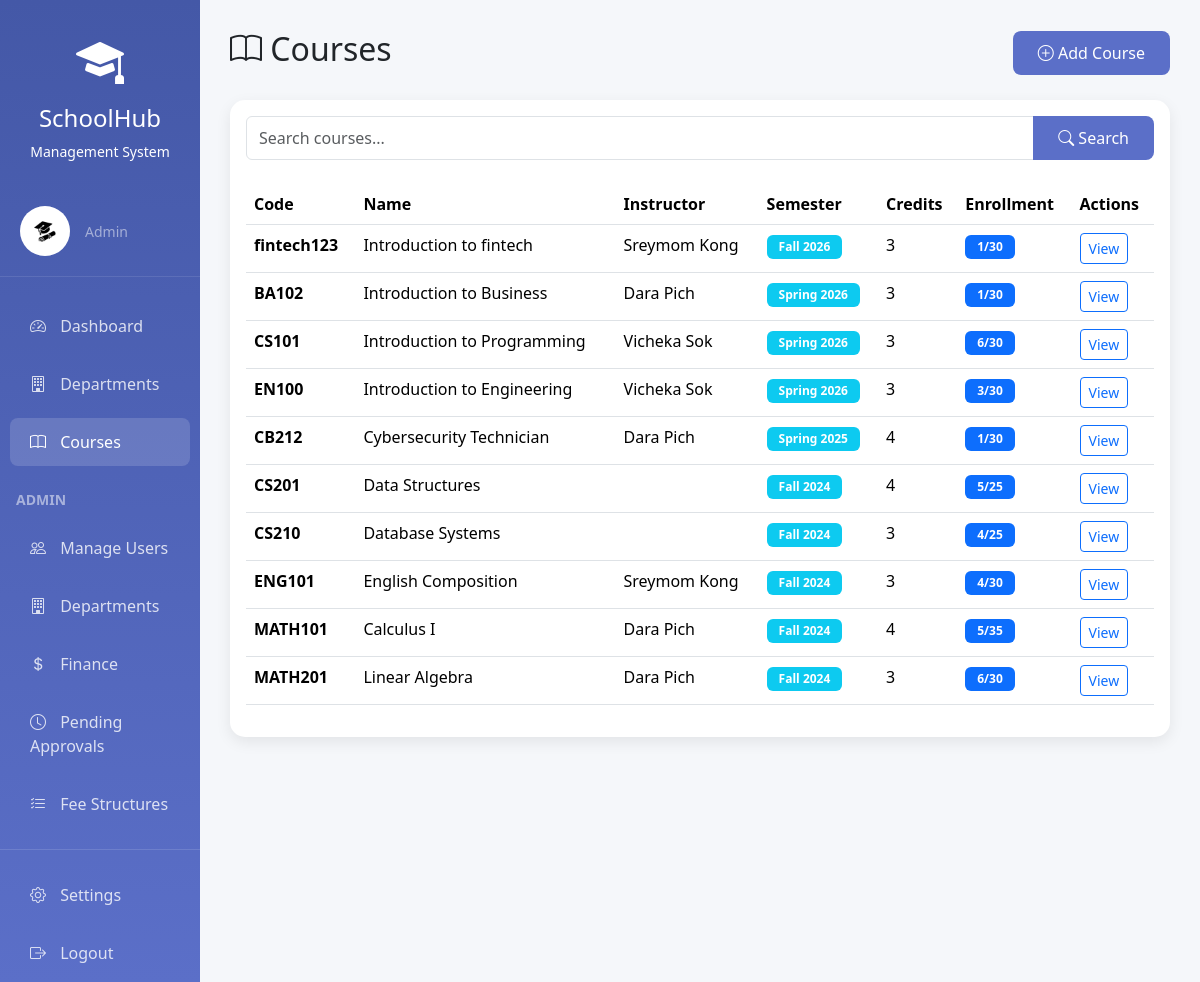
Page /academics/courses/ (signed in) on the committed database.
### accounts/models.py (models this page shows, shortened)
class User(AbstractUser):
    USER_TYPE_CHOICES = (
        ('admin', 'Admin'),
        ('teacher', 'Teacher'),
        ('student', 'Student'),
    )
    user_type = models.CharField(max_length=10, choices=USER_TYPE_CHOICES, default='student')
    phone_number = models.CharField(max_length=15, blank=True, null=True)
    address = models.TextField(blank=True, null=True)
    date_of_birth = models.DateField(blank=True, null=True)
    profile_picture = models.ImageField(upload_to='profiles/', blank=True, null=True)
    is_approved = models.BooleanField(default=False, help_text='Admin must approve new accounts')
    student_id = models.CharField(max_length=20, blank=True, null=True, unique=True)
    enrollment_date = models.DateField(blank=True, null=True)
    department = models.ForeignKey('academics.Department', on_delete=models.SET_NULL,
                                   null=True, blank=True, related_name='students')
    major = models.ForeignKey('academics.Major', on_delete=models.SET_NULL,
                              null=True, blank=True, related_name='students')
    teacher_id = models.CharField(max_length=20, blank=True, null=True, unique=True)
    hire_date = models.DateField(blank=True, null=True)
    teacher_department = models.ForeignKey('academics.Department', on_delete=models.SET_NULL,
                                          null=True, blank=True, related_name='teachers')
    teaching_majors = models.ManyToManyField('academics.Major', blank=True,
                                             related_name='teachers')
    class Meta:
        ordering = ['username']
    @property
    def is_admin(self):
        return self.user_type == 'admin'
    @property
    def is_student(self):
        return self.user_type == 'student'

### academics/models.py (models this page shows, shortened)
class Course(models.Model):
    SEMESTER_CHOICES = (
        ('fall', 'Fall'),
        ('spring', 'Spring'),
        ('summer', 'Summer'),
    )
    code = models.CharField(max_length=20, unique=True)
    name = models.CharField(max_length=200)
    description = models.TextField()
    credits = models.IntegerField(validators=[MinValueValidator(1), MaxValueValidator(6)])
    department = models.ForeignKey(Department, on_delete=models.CASCADE, related_name='courses')
    majors = models.ManyToManyField(Major, related_name='courses', blank=True,
                                    help_text="Which majors can take this course?")
    instructor = models.ForeignKey(User, on_delete=models.SET_NULL, null=True,
                                   limit_choices_to={'user_type': 'teacher'},
                                   related_name='courses_teaching')
    semester = models.CharField(max_length=10, choices=SEMESTER_CHOICES)
    year = models.IntegerField()
    capacity = models.IntegerField(default=30)
    is_active = models.BooleanField(default=True)
    created_at = models.DateTimeField(auto_now_add=True)
    updated_at = models.DateTimeField(auto_now=True)
    class Meta:
        ordering = ['-year', 'semester', 'code']
        unique_together = ['code', 'semester', 'year']
    @property
    def enrolled_count(self):
        return self.enrollments.filter(status='enrolled').count()

### academics/views.py (the view)
# urls.py: path('courses/', views.course_list, name='course_list'),
@login_required
def course_list(request):
    courses = Course.objects.all().select_related('department', 'instructor')
    search = request.GET.get('search', '')
    if search:
        courses = courses.filter(Q(code__icontains=search) | Q(name__icontains=search))
    return render(request, 'academics/course_list.html', {'courses': courses, 'search': search})

### academics/templates/academics/course_list.html (shortened to what this page needs)
{% extends 'base.html' %}
{% block content %}
<div class="d-flex justify-content-between align-items-center mb-4">
    <h2><i class="bi bi-book"></i> Courses</h2>
    {% if user.is_admin or user.is_teacher %}
    <a href="{% url 'academics:course_create' %}" class="btn btn-primary">
        <i class="bi bi-plus-circle"></i> Add Course
    </a>
    {% endif %}
</div>
<div class="card">
    <div class="card-body">
        <form method="get" class="mb-4">
            <div class="input-group">
                <input type="text" name="q" class="form-control" placeholder="Search courses..." value="{{ query }}">
                <button class="btn btn-primary" type="submit">
                    <i class="bi bi-search"></i> Search
                </button>
            </div>
        </form>
        <div class="table-responsive">
            <table class="table table-hover">
                <thead>
                    <tr>
                        <th>Code</th>
                        <th>Name</th>
                        <th>Instructor</th>
                        <th>Semester</th>
                        <th>Credits</th>
                        <th>Enrollment</th>
                        <th>Actions</th>
                    </tr>
                </thead>
                <tbody>
                    {% for course in courses %}
                    <tr>
                        <td><strong>{{ course.code }}</strong></td>
                        <td>{{ course.name }}</td>
                        <td>{{ course.instructor.get_full_name }}</td>
                        <td><span class="badge bg-info">{{ course.get_semester_display }} {{ course.year }}</span></td>
                        <td>{{ course.credits }}</td>
                        <td><span class="badge bg-primary">{{ course.enrolled_count }}/{{ course.capacity }}</span></td>
                        <td>
                            <a href="{% url 'academics:course_detail' course.id %}" class="btn btn-sm btn-outline-primary">View</a>
                        </td>
                    </tr>
                    {% empty %}
                    <tr>
                        <td colspan="7" class="text-center text-muted py-4">No courses found.</td>
                    </tr>
                    {% endfor %}
                </tbody>
            </table>
        </div>
    </div>
</div>
{% endblock %}

### templates/base.html (shortened to what this page needs)
<!DOCTYPE html>
<html lang="en">
<head>
    <link href="https://cdn.jsdelivr.net/npm/bootstrap@5.3.2/dist/css/bootstrap.min.css" rel="stylesheet">
    <link rel="stylesheet" href="https://cdn.jsdelivr.net/npm/bootstrap-icons@1.11.2/font/bootstrap-icons.css">
</head>
<body>
    {% if user.is_authenticated %}
    <div class="container-fluid">
        <div class="row">
            <div class="col-md-2 sidebar">
                <div class="text-center py-4">
                    <i class="bi bi-mortarboard-fill" style="font-size: 3rem;"></i>
                    <h4 class="mt-2">SchoolHub</h4>
                    <p class="small mb-0">Management System</p>
                </div>
                <div class="user-section d-flex align-items-center">
                    <div class="user-avatar">
                        {% if user.profile_picture %}
                        <img src="{{ user.profile_picture.url }}" alt="{{ user.get_full_name }}" style="width: 50px; height: 50px; border-radius: 50%; object-fit: cover;">
                        {% else %}
                        <i class="bi bi-person-circle"></i>
                        {% endif %}
                    </div>
                    <div>
                        <small class="text-white-50">{{ user.get_user_type_display }}</small>
                    </div>
                </div>
                <nav class="nav flex-column">
                    <a class="nav-link {% if request.path == '/accounts/dashboard/' %}active{% endif %}" href="{% url 'accounts:dashboard' %}">
                        <i class="bi bi-speedometer2"></i> Dashboard
                    </a>
                    {% if user.is_admin %}
                    <a class="nav-link {% if '/academics/departments' in request.path %}active{% endif %}" href="{% url 'academics:department_list' %}">
                        <i class="bi bi-building"></i> Departments
                    </a>
                    {% endif %}
                    {% if user.is_admin or user.is_teacher %}
                    <a class="nav-link {% if '/academics/courses/' in request.path %}active{% endif %}" href="{% url 'academics:course_list' %}">
                        <i class="bi bi-book"></i> Courses
                    </a>
                    {% endif %}
                    {% if user.is_admin %}
                    <div class="mt-3 mb-2 px-3">
                        <small class="text-white-50 fw-bold">ADMIN</small>
                    </div>
                    <a class="nav-link {% if '/accounts/users' in request.path %}active{% endif %}" href="{% url 'accounts:user_list' %}">
                        <i class="bi bi-people"></i> Manage Users
                    </a>
                    <a class="nav-link {% if '/accounts/departments' in request.path %}active{% endif %}" href="{% url 'academics:department_list' %}">
                        <i class="bi bi-building"></i> Departments
                    </a>
                    <a class="nav-link {% if '/finance/dashboard' in request.path or '/finance/payments' in request.path %}active{% endif %}" href="{% url 'finance:finance_dashboard' %}">
                        <i class="bi bi-currency-dollar"></i> Finance
                    </a>
                    <a class="nav-link {% if '/finance/payments/pending' in request.path %}active{% endif %}" href="{% url 'finance:pending_payments' %}">
                        <i class="bi bi-clock"></i> Pending Approvals
                    </a>
                    <a class="nav-link {% if '/finance/fee-structures' in request.path %}active{% endif %}" href="{% url 'finance:fee_structure_list' %}">
                        <i class="bi bi-list-check"></i> Fee Structures
                    </a>
                    {% endif %}
                    <hr class="text-white-50">
                    <a class="nav-link {% if '/accounts/settings' in request.path %}active{% endif %}" href="{% url 'accounts:profile_settings' %}">
                        <i class="bi bi-gear"></i> Settings
                    </a>
                    <a class="nav-link" href="{% url 'accounts:logout' %}">
                        <i class="bi bi-box-arrow-right"></i> Logout
                    </a>
                </nav>
            </div>
            <div class="col-md-10 main-content">
                {% block content %}{% endblock %}
            </div>
        </div>
    </div>
    {% else %}
        {% block auth_content %}{% endblock %}
    {% endif %}
</body>
</html>

### templates/base.html (style rules this page uses)
:root { --primary-color: #5b6fc8; --secondary-color: #00c853; --accent-color: #ffa726; --danger-color: #ef5350; }
body { font-family: 'Segoe UI', Tahoma, Geneva, Verdana, sans-serif; background: linear-gradient(135deg, #667eea 0%, #764ba2 100%); min-height: 100vh; }
.sidebar { min-height: 100vh; background: linear-gradient(180deg, #4458a7 0%, #5b6fc8 100%); color: white; padding: 0; box-shadow: 2px 0 10px rgba(0,0,0,0.1); }
.sidebar .nav-link { color: rgba(255,255,255,0.8); padding: 12px 20px; margin: 5px 10px; border-radius: 8px; transition: all 0.3s ease; }
.sidebar .nav-link:hover, .sidebar .nav-link.active { background: rgba(255,255,255,0.15); color: white; }
.sidebar .nav-link i { margin-right: 10px; width: 20px; }
.main-content { padding: 30px; background: #f5f7fa; min-height: 100vh; }
.card { border: none; border-radius: 15px; box-shadow: 0 5px 15px rgba(0,0,0,0.08); margin-bottom: 20px; }
.btn-primary { background: var(--primary-color); border: none; padding: 10px 25px; border-radius: 8px; }
.table { background: white; }
.badge { padding: 6px 12px; border-radius: 6px; }
.user-section { padding: 20px; border-bottom: 1px solid rgba(255,255,255,0.1); margin-bottom: 20px; }
.user-avatar { width: 50px; height: 50px; border-radius: 50%; background: rgba(255,255,255,0.2); display: flex; align-items: center; justify-content: center; font-size: 24px; margin-right: 15px; }

### rows in the picture
User: profile_picture (picture), user_type "Admin"
Course: code "fintech123", name "Introduction to fintech", instructor.get_full_name "Sreymom Kong", semester "Fall", year "2026", credits "3", enrolled_count "1", capacity "30"
Course: code "BA102", name "Introduction to Business", instructor.get_full_name "Dara Pich", semester "Spring", year "2026", credits "3", enrolled_count "1", capacity "30"
Course: code "CS101", name "Introduction to Programming", instructor.get_full_name "Vicheka Sok", semester "Spring", year "2026", credits "3", enrolled_count "6", capacity "30"
Course: code "EN100", name "Introduction to Engineering", instructor.get_full_name "Vicheka Sok", semester "Spring", year "2026", credits "3", enrolled_count "3", capacity "30"
Course: code "CB212", name "Cybersecurity Technician", instructor.get_full_name "Dara Pich", semester "Spring", year "2025", credits "4", enrolled_count "1", capacity "30"
Course: code "CS201", name "Data Structures", semester "Fall", year "2024", credits "4", enrolled_count "5", capacity "25"
Course: code "CS210", name "Database Systems", semester "Fall", year "2024", credits "3", enrolled_count "4", capacity "25"
Course: code "ENG101", name "English Composition", instructor.get_full_name "Sreymom Kong", semester "Fall", year "2024", credits "3", enrolled_count "4", capacity "30"
Course: code "MATH101", name "Calculus I", instructor.get_full_name "Dara Pich", semester "Fall", year "2024", credits "4", enrolled_count "5", capacity "35"
Course: code "MATH201", name "Linear Algebra", instructor.get_full_name "Dara Pich", semester "Fall", year "2024", credits "3", enrolled_count "6", capacity "30"
